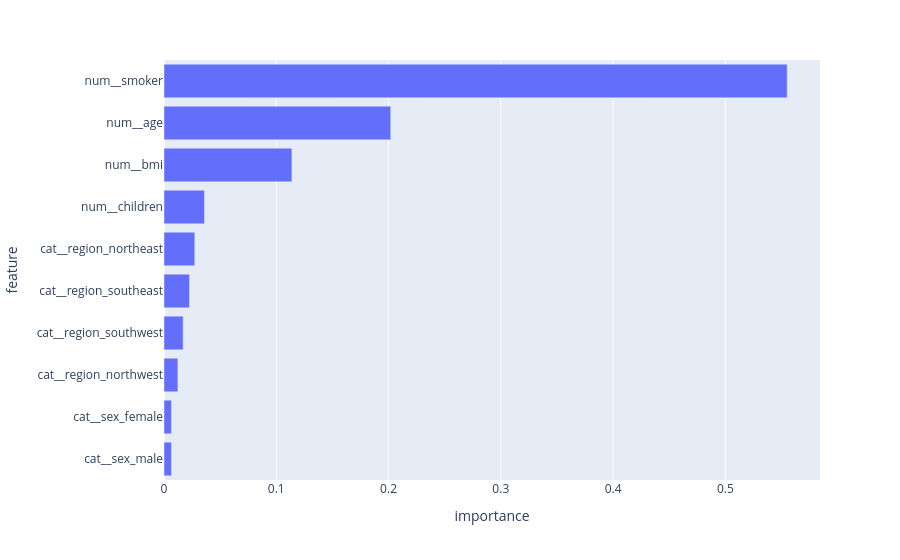

Write notebook code for a chart like this one.
### Code cell
px.bar(
  df_features,
  x='importance',
  y='feature'
)

### Figure 1 — Plotly figure (JSON) as saved in the notebook; plotly's stock layout.template omitted (floating-point values rounded to 4 significant figures)
{"data": [{"hovertemplate": "importance=%{x}<br>feature=%{y}<extra></extra>", "legendgroup": "", "marker": {"color": "#636efa", "pattern": {"shape": ""}}, "name": "", "orientation": "h", "showlegend": false, "textposition": "auto", "type": "bar", "x": [0.006653, 0.006654, 0.01239, 0.01707, 0.02275, 0.02743, 0.03608, 0.1139, 0.202, 0.5551], "xaxis": "x", "y": ["cat__sex_male", "cat__sex_female", "cat__region_northwest", "cat__region_southwest", "cat__region_southeast", "cat__region_northeast", "num__children", "num__bmi", "num__age", "num__smoker"], "yaxis": "y"}], "layout": {"barmode": "relative", "legend": {"tracegroupgap": 0}, "margin": {"t": 60}, "xaxis": {"anchor": "y", "domain": [0, 1], "title": {"text": "importance"}}, "yaxis": {"anchor": "x", "domain": [0, 1], "title": {"text": "feature"}}}}
